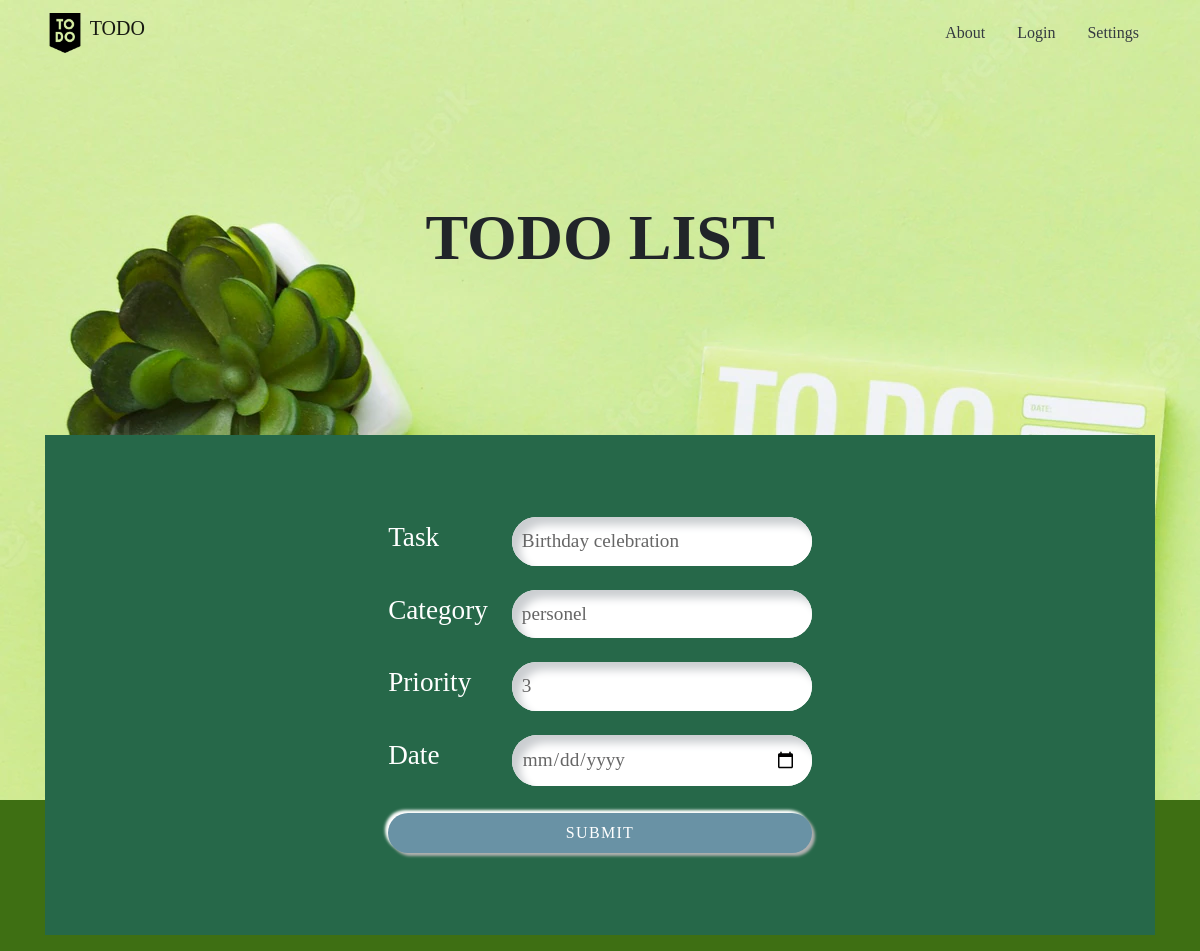
Page /edit/4/ on the committed database.
### todo/models.py (models this page shows, shortened)
class TodoTask(models.Model):
    taskname = models.CharField(max_length=255,blank=False,null=False)
    category = models.CharField(max_length=255,blank=False,null=False)
    priority = models.CharField(max_length=255,blank=False,null=False)
    date = models.DateField()

### todo/views.py (the view)
# urls.py: path('edit/<int:id>/',views.edit,name='edit'),
def edit(request,id):
    task=TodoTask.objects.get(id=id)
    return render(request,'update.html',{'task':task})

### todo/templates/update.html (shortened to what this page needs)
<!DOCTYPE html>
<html lang="en">
<head>
    <link rel="stylesheet" href="../static/css/edit.css">
    <link rel="stylesheet" href="https://cdn.jsdelivr.net/npm/bootstrap@4.6.2/dist/css/bootstrap.min.css">
</head>
<body style="background-color: rgb(62, 111, 19);">
    <nav class="navbar navbar-expand-lg navbar-light fixed-top">
        <div class="container">
            <a class="navbar-brand" href="#">
                <img src="../static/images/to-do.png" width="40" height="40" class="d-inline-block align-top" alt="">
                TODO
            </a>
          <ul class="nav ">
            <li class="nav-item active"> <a href="#" class="nav-link text-dark">About</a> </li>
            <li class="nav-item "> <a href="#" class="nav-link text-dark">Login</a> </li>
            <li class="nav-item "> <a href="#" class="nav-link text-dark">Settings</a> </li>
          </ul>
        </div>
    </nav>
    <div class="col bgimg" style=" background: url(../images/bg2.webp);height: 100vh;">
        <div class="container-fluid d-flex align-items-center  justify-content-center bgtext">
            <h1 class="text-center">TODO LIST</h1>
        </div>
    <div class="row">
        <div class="container">
        <div class="table table-borderless d-flex align-items-center  justify-content-center text-white form ">
            <form action="{% url 'update' task.id %}" method="post">
                <table>
                    <tr>
                        <td>Task</td>
                        <td><input type="text" class="textb" placeholder="Input new task here" name="taskname" value="{{ task.taskname }}" required></td>
                    </tr>
                    <tr>
                        <td>Category</td>
                        <td>
                            <input type="text" class="textb" placeholder="category here" name="category" value="{{ task.category }}">
                        </td>
                    </tr>
                    <tr>
                        <td>Priority</td>
                        <td><input type="text" class="textb" placeholder="priority" name="priority" value="{{ task.priority }}"></td>
                    </tr>
                    <tr>
                        <td>Date</td>
                        <td><input type="date" class="textb" name="date" value="{{ task.date }}" required></td>
                    </tr>
                    <tr>
                        <td colspan="2">
                            <input type="submit" value="SUBMIT" class="btn">
                        </td>
                    </tr>
                </table>
            </form>
        </div>
    </div>
</div>
</div>
</body>
</html>

### todo/static/css/edit.css (style rules this page uses)
* { margin: 0; padding: 0; font-family: 'Franklin Gothic Medium'; }
.bgimg { background: url(../images/bg2.webp); height: 100vh; }
.bgtext { padding-top: 200px; }
.bgtext h1 { font-size: 4em; font-weight: bold; }
.form { height: 500px; width: 200px; background: rgb(38, 104, 73); font-size: 1.7em; margin-top: 150px; color: #fff; }
.textb { width: 300px; box-shadow: inset 8px 8px 8px #cbced1, inset -8px -8px 8px #fff; border-radius: 25px; border: none; outline: none; background: #fff; font-size: 1.2rem; color: #666; padding: 10px 15px 10px 10px; }
.form .btn { box-shadow: none; width: 100%; height: 40px; background: #6992a5; color: #fff; border-radius: 25px; box-shadow: 3px 3px 3px #b1b1b1,-3px -3px 3px #fff; letter-spacing: 1.3px; }

### todo/templates/update.html (style rules this page uses)
.bgimg { background: url(../images/bg2.webp); height: 100vh; }

### rows in the picture
TodoTask: taskname "Birthday celebration", category "personel", priority "3"
